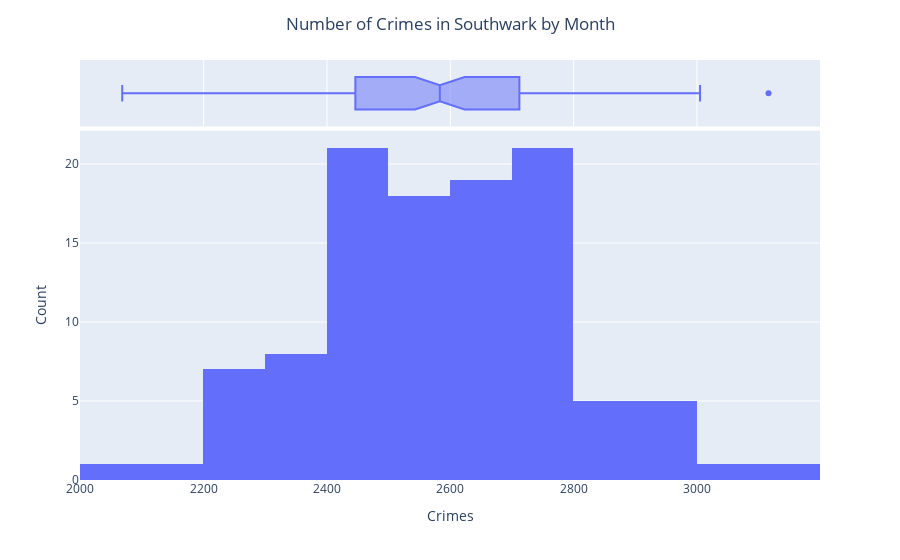

Here is the notebook cell this chart was saved with:
### Code cell
fig = go.Figure()
fig = px.histogram(Southwark, x="value", barmode="stack", marginal="box")
fig.update_layout(title="Number of Crimes in Southwark by Month",
                  title_x=0.5,
                  xaxis_title="Crimes",
                  yaxis_title="Count")
fig.show()

### Figure 1 — Plotly figure (JSON) as saved in the notebook; plotly's stock layout.template omitted (floating-point values rounded to 4 significant figures)
{"data": [{"alignmentgroup": "True", "bingroup": "x", "hovertemplate": "value=%{x}<br>count=%{y}<extra></extra>", "legendgroup": "", "marker": {"color": "#636efa", "pattern": {"shape": ""}}, "name": "", "offsetgroup": "", "orientation": "v", "showlegend": false, "type": "histogram", "x": [2990, 2875, 2703, 2713, 2867, 3116, 3005, 2957, 2634, 2790, 2611, 2209, 2461, 2313, 2620, 2482, 2698, 2744, 2680, 2704, 2541, 2711, 2445, 2224, 2321, 2392, 2894, 2635, 2725, 2789, 2931, 2830, 2567, 2671, 2497, 2068, 2495, 2207, 2432, 2465, 2658, 2550, 2523, 2499, 2542, 2955, 2747, 2650, 2558, 2465, 2714, 2234, 2731, 2695, 2719, 2619, 2349, 2445, 2579, 2629, 2746, 2414, 2622, 2504, 2447, 2617, 2848, 2586, 2555, 2659, 2717, 2413, 2260, 2188, 2416, 2208, 2314, 2400, 2550, 2375, 2580, 2705, 2611, 2305, 2465, 2235, 2424, 2435, 2772, 2613, 2592, 2531, 2366, 2550, 2734, 2543, 2480, 2429, 2476, 2572, 2915, 2681, 2705, 2746, 2792, 2709, 2528, 2603], "xaxis": "x", "yaxis": "y"}, {"alignmentgroup": "True", "hovertemplate": "value=%{x}<extra></extra>", "legendgroup": "", "marker": {"color": "#636efa"}, "name": "", "notched": true, "offsetgroup": "", "showlegend": false, "type": "box", "x": [2990, 2875, 2703, 2713, 2867, 3116, 3005, 2957, 2634, 2790, 2611, 2209, 2461, 2313, 2620, 2482, 2698, 2744, 2680, 2704, 2541, 2711, 2445, 2224, 2321, 2392, 2894, 2635, 2725, 2789, 2931, 2830, 2567, 2671, 2497, 2068, 2495, 2207, 2432, 2465, 2658, 2550, 2523, 2499, 2542, 2955, 2747, 2650, 2558, 2465, 2714, 2234, 2731, 2695, 2719, 2619, 2349, 2445, 2579, 2629, 2746, 2414, 2622, 2504, 2447, 2617, 2848, 2586, 2555, 2659, 2717, 2413, 2260, 2188, 2416, 2208, 2314, 2400, 2550, 2375, 2580, 2705, 2611, 2305, 2465, 2235, 2424, 2435, 2772, 2613, 2592, 2531, 2366, 2550, 2734, 2543, 2480, 2429, 2476, 2572, 2915, 2681, 2705, 2746, 2792, 2709, 2528, 2603], "xaxis": "x2", "yaxis": "y2"}], "layout": {"barmode": "stack", "legend": {"tracegroupgap": 0}, "margin": {"t": 60}, "title": {"text": "Number of Crimes in Southwark by Month", "x": 0.5}, "xaxis": {"anchor": "y", "domain": [0, 1], "title": {"text": "Crimes"}}, "xaxis2": {"anchor": "y2", "domain": [0, 1], "matches": "x", "showgrid": true, "showticklabels": false}, "yaxis": {"anchor": "x", "domain": [0, 0.8316], "title": {"text": "Count"}}, "yaxis2": {"anchor": "x2", "domain": [0.8416, 1], "matches": "y2", "showgrid": false, "showline": false, "showticklabels": false, "ticks": ""}}}
